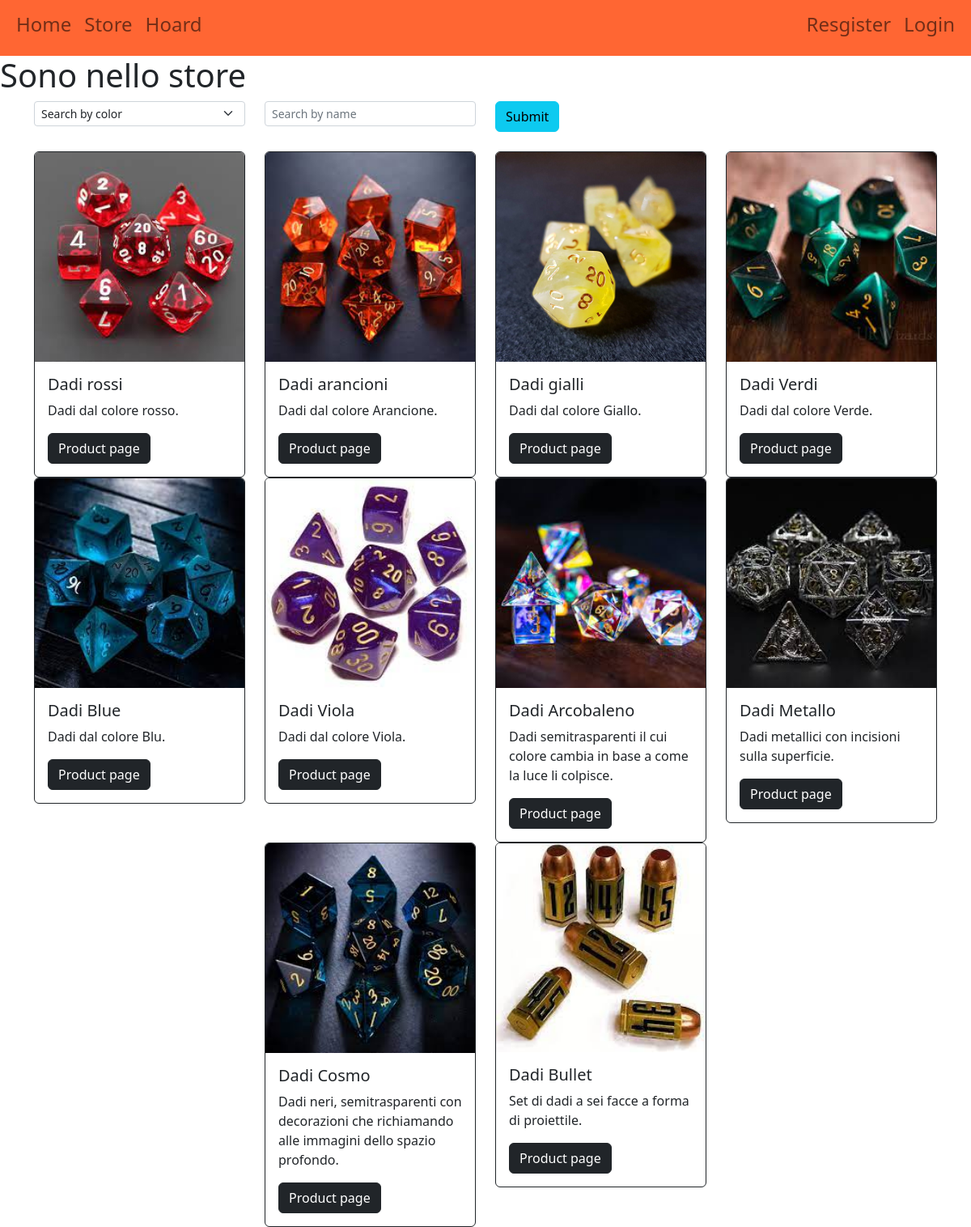
/store/, run on the app's committed database.
### store/models.py (models this page shows, shortened)
class Dice(models.Model):
    COLORS = [
        ("R","Red"),
        ("O","Orange"),
        ("Y","Yellow"),
        ("G","Green"),
        ("B","Blue"),
        ("P","Purple"),
        ("N","Black"),
        ("W","White"),
        ("M","Metal"),
    ]
    code = models.CharField(max_length=100, primary_key=True)
    name = models.CharField(max_length=50)
    number_of_pices = models.PositiveSmallIntegerField()
    primary_color = models.CharField(max_length=1, choices=COLORS)
    description = models.CharField(max_length=300)
    seller = models.ForeignKey(User,on_delete=models.SET_NULL,null=True)
    available = models.BooleanField()
    price = models.FloatField()

### store/views.py (the view)
# urls.py: path('store/', include('store.urls')),
def store(request):
    if request.method == "POST":
        colore = request.POST['color']
        nome= request.POST['name']
        if colore != "none" and nome != "":
            dices= Dice.objects.filter(primary_color__exact=colore,name__iexact=nome)
        else:
            if colore != "none":
                dices = Dice.objects.filter(primary_color__exact=colore)
            if  nome != "":
                dices = Dice.objects.filter(name__iexact=nome)
        if nome == "":
            if colore == "none":
                dices = Dice.objects.all()
    else:
        dices = Dice.objects.all()
    if not dices:
        vuoto = True
    else:
        vuoto = False
    ctx = {
            'dices' :   dices,
            'vuoto' : vuoto
        }
    return render(request, template_name='store/store.html', context=ctx)

### templates/store/store.html (shortened to what this page needs)
{% extends "base.html" %}
{% block head %}
    {% load static %}
{% endblock %}
{% block content %}
    <h1>Sono nello store</h1>
        <form class="container" method="post">{% csrf_token %}
            <div class="form-group">
            <div class="row">
                <div class="col-sm-3">
                    <select name='color' class="form-select form-select-sm" aria-label=".form-select-sm">
                        <option value="none" selected>Search by color</option>
                    </select>
                </div>
                <div class="col-sm-3">
                    <input name="name" class="form-control form-control-sm" type="text" placeholder="Search by name">
                </div>
                <div class="col-sm-1">
                    <button type="submit" class="btn btn-info">Submit</button>
                </div>
            </div>
            </div>
        </form>
        <br>
        {% if vuoto %}
        <div class="text-center">
            <img src="{%static 'set/empty.png' %}" class="img-fluid" alt="Try search something else">
        </div>
        {% else %}
        <div class="container">
            <div class="row justify-content-md-center">
                {% for dice in dices %}
                <div class="col-sm-3">
                    <div class="card border-dark">
                        {% with suff='set/set_' post='.png' %}
                        <img class="card-img-top border-dark" src="{%static suff|add:dice.code|add:post %}" alt="Card image cap">
                        {% endwith %}
                        <div class="card-body">
                            <h5 class="card-title">{{ dice.name }}</h5>
                            <p class="card-text">{{ dice.description }}.</p>
                            <a href="#" class="btn btn-dark">Product page</a>
                        </div>
                    </div>
                </div>
                {% endfor %}
            </div>
        </div>
        {% endif %}
{% endblock %}

### templates/base.html (shortened to what this page needs)
<!DOCTYPE html>
<html lang="en">
<head>
    <link href="https://cdn.jsdelivr.net/npm/bootstrap@5.2.3/dist/css/bootstrap.min.css" rel="stylesheet">
</head>
<body>
    <nav class="navbar navbar-expand-sm navbar-custom navbar-light">
            <div class="container-fluid h4">
            <ul class="navbar-nav">
                <li class="nav-item">
                    <a class="nav-link" href="{% url 'home' %}">Home</a>
                </li>
                <li class="nav-item">
                    <a class="nav-link" href="{% url 'store:store' %}">Store</a>
                </li>
                <li class="nav-item">
                    <a class="nav-link" href="#">Hoard</a>
                </li>
            </ul>
            <ul class="navbar-nav ml-auto">
                {% if not user.is_authenticated %}
                    <li class="nav-item">
                        <a class="nav-link" href="{% url 'store:register' %}">Resgister</a>
                    </li>
                    <li class="nav-item">
                        <a class="nav-link" href="{% url 'store:login' %}">Login</a>
                    </li>
                {% else %}
                    <li class="nav-item">
                        <a class="nav-link" href="{% url 'store:logout' %}">Logout</a>
                    </li>
                {% endif %}
            </ul>
        </div>
    </nav>
    {% block content %}
    {% endblock %}
</body>
</html>

### templates/base.html (style rules this page uses)
.navbar-custom { background-color: #ff6633; }

### data on the page
Dice: name "Dadi rossi", description "Dadi dal colore rosso"
Dice: name "Dadi arancioni", description "Dadi dal colore Arancione"
Dice: name "Dadi gialli", description "Dadi dal colore Giallo"
Dice: name "Dadi Verdi", description "Dadi dal colore Verde"
Dice: name "Dadi Blue", description "Dadi dal colore Blu"
Dice: name "Dadi Viola", description "Dadi dal colore Viola"
Dice: name "Dadi Arcobaleno", description "Dadi semitrasparenti il cui colore cambia in base a come la luce li colpisce"
Dice: name "Dadi Metallo", description "Dadi metallici con incisioni sulla superficie"
Dice: name "Dadi Cosmo", description "Dadi neri, semitrasparenti con decorazioni che richiamando alle immagini dello spazio profondo"
Dice: name "Dadi Bullet", description "Set di dadi a sei facce a forma di proiettile"
